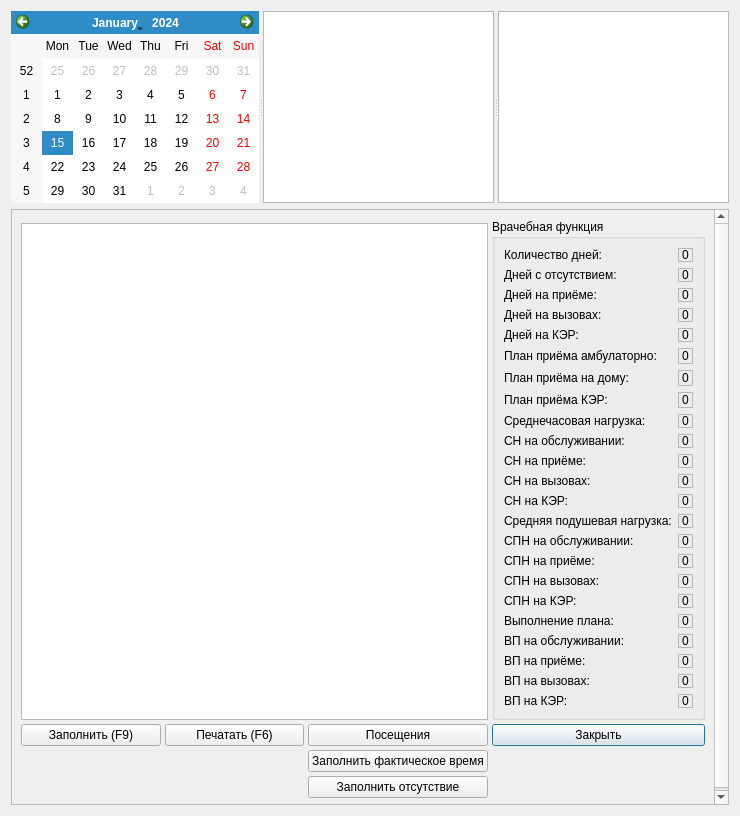
<?xml version="1.0" encoding="UTF-8"?>
<ui version="4.0">
 <class>TimelineDialog</class>
 <widget class="QDialog" name="TimelineDialog">
  <property name="geometry">
   <rect>
    <x>0</x>
    <y>0</y>
    <width>740</width>
    <height>816</height>
   </rect>
  </property>
  <property name="windowTitle">
   <string>График</string>
  </property>
  <layout class="QGridLayout" name="gridLayout_3">
   <item row="0" column="0">
    <widget class="QSplitter" name="splitter">
     <property name="sizePolicy">
      <sizepolicy hsizetype="Expanding" vsizetype="Fixed">
       <horstretch>0</horstretch>
       <verstretch>0</verstretch>
      </sizepolicy>
     </property>
     <property name="orientation">
      <enum>Qt::Horizontal</enum>
     </property>
     <property name="childrenCollapsible">
      <bool>false</bool>
     </property>
     <widget class="CCalendarWidget" name="calendar">
      <property name="sizePolicy">
       <sizepolicy hsizetype="Expanding" vsizetype="Preferred">
        <horstretch>0</horstretch>
        <verstretch>0</verstretch>
       </sizepolicy>
      </property>
      <property name="firstDayOfWeek">
       <enum>Qt::Monday</enum>
      </property>
      <property name="gridVisible">
       <bool>false</bool>
      </property>
     </widget>
     <widget class="QTreeView" name="treeOrgStructure"/>
     <widget class="CTableView" name="tblPersonnel">
      <property name="selectionBehavior">
       <enum>QAbstractItemView::SelectRows</enum>
      </property>
     </widget>
    </widget>
   </item>
   <item row="1" column="0">
    <widget class="QScrollArea" name="scrollArea">
     <property name="sizePolicy">
      <sizepolicy hsizetype="Expanding" vsizetype="Preferred">
       <horstretch>0</horstretch>
       <verstretch>0</verstretch>
      </sizepolicy>
     </property>
     <property name="widgetResizable">
      <bool>true</bool>
     </property>
     <widget class="QWidget" name="scrollAreaWidgetContents">
      <property name="geometry">
       <rect>
        <x>0</x>
        <y>0</y>
        <width>720</width>
        <height>598</height>
       </rect>
      </property>
      <layout class="QGridLayout" name="gridLayout_4">
       <item row="0" column="0">
        <widget class="QWidget" name="widget" native="true">
         <layout class="QGridLayout" name="gridLayout">
          <property name="margin">
           <number>0</number>
          </property>
          <property name="spacing">
           <number>4</number>
          </property>
          <item row="2" column="3">
           <widget class="QPushButton" name="btnClose">
            <property name="text">
             <string>Закрыть</string>
            </property>
           </widget>
          </item>
          <item row="4" column="2">
           <widget class="QPushButton" name="btnAbsence">
            <property name="text">
             <string>Заполнить отсутствие</string>
            </property>
           </widget>
          </item>
          <item row="2" column="0">
           <widget class="QPushButton" name="btnFill">
            <property name="text">
             <string>Заполнить (F9)</string>
            </property>
           </widget>
          </item>
          <item row="3" column="2">
           <widget class="QPushButton" name="btnFillTime">
            <property name="text">
             <string>Заполнить фактическое время</string>
            </property>
           </widget>
          </item>
          <item row="2" column="1">
           <widget class="QPushButton" name="btnPrint">
            <property name="text">
             <string>Печатать (F6)</string>
            </property>
            <property name="shortcut">
             <string>F6</string>
            </property>
           </widget>
          </item>
          <item row="2" column="2">
           <widget class="QPushButton" name="btnFillVisitsCount">
            <property name="text">
             <string>Посещения</string>
            </property>
           </widget>
          </item>
          <item row="0" column="3" rowspan="2">
           <widget class="QGroupBox" name="groupBox">
            <property name="sizePolicy">
             <sizepolicy hsizetype="Maximum" vsizetype="Preferred">
              <horstretch>0</horstretch>
              <verstretch>0</verstretch>
             </sizepolicy>
            </property>
            <property name="title">
             <string>Врачебная функция</string>
            </property>
            <layout class="QGridLayout" name="gridLayout_2">
             <item row="15" column="0">
              <widget class="QLabel" name="lblAmbLoad">
               <property name="sizePolicy">
                <sizepolicy hsizetype="Preferred" vsizetype="Fixed">
                 <horstretch>0</horstretch>
                 <verstretch>0</verstretch>
                </sizepolicy>
               </property>
               <property name="minimumSize">
                <size>
                 <width>0</width>
                 <height>10</height>
                </size>
               </property>
               <property name="text">
                <string>СПН на приёме:</string>
               </property>
              </widget>
             </item>
             <item row="25" column="0">
              <spacer name="verticalSpacer_2">
               <property name="orientation">
                <enum>Qt::Vertical</enum>
               </property>
               <property name="sizeHint" stdset="0">
                <size>
                 <width>20</width>
                 <height>37</height>
                </size>
               </property>
              </spacer>
             </item>
             <item row="14" column="1">
              <widget class="QLabel" name="lblServLoadValue">
               <property name="sizePolicy">
                <sizepolicy hsizetype="Preferred" vsizetype="Fixed">
                 <horstretch>0</horstretch>
                 <verstretch>0</verstretch>
                </sizepolicy>
               </property>
               <property name="minimumSize">
                <size>
                 <width>0</width>
                 <height>14</height>
                </size>
               </property>
               <property name="frameShape">
                <enum>QFrame::StyledPanel</enum>
               </property>
               <property name="frameShadow">
                <enum>QFrame::Sunken</enum>
               </property>
               <property name="text">
                <string>0</string>
               </property>
              </widget>
             </item>
             <item row="2" column="0">
              <widget class="QLabel" name="lblAmbDays">
               <property name="sizePolicy">
                <sizepolicy hsizetype="Preferred" vsizetype="Fixed">
                 <horstretch>0</horstretch>
                 <verstretch>0</verstretch>
                </sizepolicy>
               </property>
               <property name="minimumSize">
                <size>
                 <width>0</width>
                 <height>10</height>
                </size>
               </property>
               <property name="text">
                <string>Дней на приёме:</string>
               </property>
              </widget>
             </item>
             <item row="2" column="1">
              <widget class="QLabel" name="lblAmbDaysValue">
               <property name="sizePolicy">
                <sizepolicy hsizetype="Preferred" vsizetype="Fixed">
                 <horstretch>0</horstretch>
                 <verstretch>0</verstretch>
                </sizepolicy>
               </property>
               <property name="minimumSize">
                <size>
                 <width>0</width>
                 <height>14</height>
                </size>
               </property>
               <property name="frameShape">
                <enum>QFrame::StyledPanel</enum>
               </property>
               <property name="frameShadow">
                <enum>QFrame::Sunken</enum>
               </property>
               <property name="text">
                <string>0</string>
               </property>
              </widget>
             </item>
             <item row="11" column="0">
              <widget class="QLabel" name="lblHomeHourLoad">
               <property name="sizePolicy">
                <sizepolicy hsizetype="Preferred" vsizetype="Fixed">
                 <horstretch>0</horstretch>
                 <verstretch>0</verstretch>
                </sizepolicy>
               </property>
               <property name="minimumSize">
                <size>
                 <width>0</width>
                 <height>10</height>
                </size>
               </property>
               <property name="text">
                <string>СН на вызовах:</string>
               </property>
              </widget>
             </item>
             <item row="11" column="1">
              <widget class="QLabel" name="lblHomeHourLoadValue">
               <property name="sizePolicy">
                <sizepolicy hsizetype="Preferred" vsizetype="Fixed">
                 <horstretch>0</horstretch>
                 <verstretch>0</verstretch>
                </sizepolicy>
               </property>
               <property name="minimumSize">
                <size>
                 <width>0</width>
                 <height>14</height>
                </size>
               </property>
               <property name="frameShape">
                <enum>QFrame::StyledPanel</enum>
               </property>
               <property name="frameShadow">
                <enum>QFrame::Sunken</enum>
               </property>
               <property name="text">
                <string>0</string>
               </property>
              </widget>
             </item>
             <item row="19" column="1">
              <widget class="QLabel" name="lblServExecValue">
               <property name="sizePolicy">
                <sizepolicy hsizetype="Preferred" vsizetype="Fixed">
                 <horstretch>0</horstretch>
                 <verstretch>0</verstretch>
                </sizepolicy>
               </property>
               <property name="minimumSize">
                <size>
                 <width>0</width>
                 <height>14</height>
                </size>
               </property>
               <property name="frameShape">
                <enum>QFrame::StyledPanel</enum>
               </property>
               <property name="frameShadow">
                <enum>QFrame::Sunken</enum>
               </property>
               <property name="text">
                <string>0</string>
               </property>
              </widget>
             </item>
             <item row="13" column="0">
              <widget class="QLabel" name="lblLoad">
               <property name="sizePolicy">
                <sizepolicy hsizetype="Preferred" vsizetype="Fixed">
                 <horstretch>0</horstretch>
                 <verstretch>0</verstretch>
                </sizepolicy>
               </property>
               <property name="minimumSize">
                <size>
                 <width>0</width>
                 <height>10</height>
                </size>
               </property>
               <property name="text">
                <string>Средняя подушевая нагрузка:</string>
               </property>
              </widget>
             </item>
             <item row="1" column="0">
              <widget class="QLabel" name="lblAbsenceDays">
               <property name="sizePolicy">
                <sizepolicy hsizetype="Preferred" vsizetype="Fixed">
                 <horstretch>0</horstretch>
                 <verstretch>0</verstretch>
                </sizepolicy>
               </property>
               <property name="minimumSize">
                <size>
                 <width>0</width>
                 <height>10</height>
                </size>
               </property>
               <property name="text">
                <string>Дней с отсутствием:</string>
               </property>
              </widget>
             </item>
             <item row="4" column="0">
              <widget class="QLabel" name="lblExpDays">
               <property name="sizePolicy">
                <sizepolicy hsizetype="Preferred" vsizetype="Fixed">
                 <horstretch>0</horstretch>
                 <verstretch>0</verstretch>
                </sizepolicy>
               </property>
               <property name="minimumSize">
                <size>
                 <width>0</width>
                 <height>10</height>
                </size>
               </property>
               <property name="text">
                <string>Дней на КЭР:</string>
               </property>
              </widget>
             </item>
             <item row="8" column="0">
              <widget class="QLabel" name="lblHourLoad">
               <property name="sizePolicy">
                <sizepolicy hsizetype="Preferred" vsizetype="Fixed">
                 <horstretch>0</horstretch>
                 <verstretch>0</verstretch>
                </sizepolicy>
               </property>
               <property name="minimumSize">
                <size>
                 <width>0</width>
                 <height>10</height>
                </size>
               </property>
               <property name="text">
                <string>Среднечасовая нагрузка:</string>
               </property>
              </widget>
             </item>
             <item row="9" column="0">
              <widget class="QLabel" name="lblServHourLoad">
               <property name="sizePolicy">
                <sizepolicy hsizetype="Preferred" vsizetype="Fixed">
                 <horstretch>0</horstretch>
                 <verstretch>0</verstretch>
                </sizepolicy>
               </property>
               <property name="minimumSize">
                <size>
                 <width>0</width>
                 <height>10</height>
                </size>
               </property>
               <property name="text">
                <string>СН на обслуживании:</string>
               </property>
              </widget>
             </item>
             <item row="10" column="1">
              <widget class="QLabel" name="lblAmbHourLoadValue">
               <property name="sizePolicy">
                <sizepolicy hsizetype="Preferred" vsizetype="Fixed">
                 <horstretch>0</horstretch>
                 <verstretch>0</verstretch>
                </sizepolicy>
               </property>
               <property name="minimumSize">
                <size>
                 <width>0</width>
                 <height>14</height>
                </size>
               </property>
               <property name="frameShape">
                <enum>QFrame::StyledPanel</enum>
               </property>
               <property name="frameShadow">
                <enum>QFrame::Sunken</enum>
               </property>
               <property name="text">
                <string>0</string>
               </property>
              </widget>
             </item>
             <item row="15" column="1">
              <widget class="QLabel" name="lblAmbLoadValue">
               <property name="sizePolicy">
                <sizepolicy hsizetype="Preferred" vsizetype="Fixed">
                 <horstretch>0</horstretch>
                 <verstretch>0</verstretch>
                </sizepolicy>
               </property>
               <property name="minimumSize">
                <size>
                 <width>0</width>
                 <height>14</height>
                </size>
               </property>
               <property name="frameShape">
                <enum>QFrame::StyledPanel</enum>
               </property>
               <property name="frameShadow">
                <enum>QFrame::Sunken</enum>
               </property>
               <property name="text">
                <string>0</string>
               </property>
              </widget>
             </item>
             <item row="3" column="0">
              <widget class="QLabel" name="lblHomeDays">
               <property name="sizePolicy">
                <sizepolicy hsizetype="Preferred" vsizetype="Fixed">
                 <horstretch>0</horstretch>
                 <verstretch>0</verstretch>
                </sizepolicy>
               </property>
               <property name="minimumSize">
                <size>
                 <width>0</width>
                 <height>10</height>
                </size>
               </property>
               <property name="text">
                <string>Дней на вызовах:</string>
               </property>
              </widget>
             </item>
             <item row="8" column="1">
              <widget class="QLabel" name="lblHourLoadValue">
               <property name="sizePolicy">
                <sizepolicy hsizetype="Preferred" vsizetype="Fixed">
                 <horstretch>0</horstretch>
                 <verstretch>0</verstretch>
                </sizepolicy>
               </property>
               <property name="minimumSize">
                <size>
                 <width>0</width>
                 <height>14</height>
                </size>
               </property>
               <property name="frameShape">
                <enum>QFrame::StyledPanel</enum>
               </property>
               <property name="frameShadow">
                <enum>QFrame::Sunken</enum>
               </property>
               <property name="text">
                <string>0</string>
               </property>
              </widget>
             </item>
             <item row="4" column="1">
              <widget class="QLabel" name="lblExpDaysValue">
               <property name="sizePolicy">
                <sizepolicy hsizetype="Preferred" vsizetype="Fixed">
                 <horstretch>0</horstretch>
                 <verstretch>0</verstretch>
                </sizepolicy>
               </property>
               <property name="minimumSize">
                <size>
                 <width>0</width>
                 <height>14</height>
                </size>
               </property>
               <property name="frameShape">
                <enum>QFrame::StyledPanel</enum>
               </property>
               <property name="frameShadow">
                <enum>QFrame::Sunken</enum>
               </property>
               <property name="text">
                <string>0</string>
               </property>
              </widget>
             </item>
             <item row="12" column="1">
              <widget class="QLabel" name="lblExpHourLoadValue">
               <property name="sizePolicy">
                <sizepolicy hsizetype="Preferred" vsizetype="Fixed">
                 <horstretch>0</horstretch>
                 <verstretch>0</verstretch>
                </sizepolicy>
               </property>
               <property name="minimumSize">
                <size>
                 <width>0</width>
                 <height>14</height>
                </size>
               </property>
               <property name="frameShape">
                <enum>QFrame::StyledPanel</enum>
               </property>
               <property name="frameShadow">
                <enum>QFrame::Sunken</enum>
               </property>
               <property name="text">
                <string>0</string>
               </property>
              </widget>
             </item>
             <item row="22" column="1">
              <widget class="QLabel" name="lblExpExecValue">
               <property name="sizePolicy">
                <sizepolicy hsizetype="Preferred" vsizetype="Fixed">
                 <horstretch>0</horstretch>
                 <verstretch>0</verstretch>
                </sizepolicy>
               </property>
               <property name="minimumSize">
                <size>
                 <width>0</width>
                 <height>14</height>
                </size>
               </property>
               <property name="frameShape">
                <enum>QFrame::StyledPanel</enum>
               </property>
               <property name="frameShadow">
                <enum>QFrame::Sunken</enum>
               </property>
               <property name="text">
                <string>0</string>
               </property>
              </widget>
             </item>
             <item row="9" column="1">
              <widget class="QLabel" name="lblServHourLoadValue">
               <property name="sizePolicy">
                <sizepolicy hsizetype="Preferred" vsizetype="Fixed">
                 <horstretch>0</horstretch>
                 <verstretch>0</verstretch>
                </sizepolicy>
               </property>
               <property name="minimumSize">
                <size>
                 <width>0</width>
                 <height>14</height>
                </size>
               </property>
               <property name="frameShape">
                <enum>QFrame::StyledPanel</enum>
               </property>
               <property name="frameShadow">
                <enum>QFrame::Sunken</enum>
               </property>
               <property name="text">
                <string>0</string>
               </property>
              </widget>
             </item>
             <item row="20" column="1">
              <widget class="QLabel" name="lblAmbExecValue">
               <property name="sizePolicy">
                <sizepolicy hsizetype="Preferred" vsizetype="Fixed">
                 <horstretch>0</horstretch>
                 <verstretch>0</verstretch>
                </sizepolicy>
               </property>
               <property name="minimumSize">
                <size>
                 <width>0</width>
                 <height>14</height>
                </size>
               </property>
               <property name="frameShape">
                <enum>QFrame::StyledPanel</enum>
               </property>
               <property name="frameShadow">
                <enum>QFrame::Sunken</enum>
               </property>
               <property name="text">
                <string>0</string>
               </property>
              </widget>
             </item>
             <item row="21" column="0">
              <widget class="QLabel" name="lblHomeExec">
               <property name="sizePolicy">
                <sizepolicy hsizetype="Preferred" vsizetype="Fixed">
                 <horstretch>0</horstretch>
                 <verstretch>0</verstretch>
                </sizepolicy>
               </property>
               <property name="minimumSize">
                <size>
                 <width>0</width>
                 <height>10</height>
                </size>
               </property>
               <property name="text">
                <string>ВП на вызовах:</string>
               </property>
              </widget>
             </item>
             <item row="13" column="1">
              <widget class="QLabel" name="lblLoadValue">
               <property name="sizePolicy">
                <sizepolicy hsizetype="Preferred" vsizetype="Fixed">
                 <horstretch>0</horstretch>
                 <verstretch>0</verstretch>
                </sizepolicy>
               </property>
               <property name="minimumSize">
                <size>
                 <width>0</width>
                 <height>14</height>
                </size>
               </property>
               <property name="frameShape">
                <enum>QFrame::StyledPanel</enum>
               </property>
               <property name="frameShadow">
                <enum>QFrame::Sunken</enum>
               </property>
               <property name="text">
                <string>0</string>
               </property>
              </widget>
             </item>
             <item row="18" column="1">
              <widget class="QLabel" name="lblExecValue">
               <property name="sizePolicy">
                <sizepolicy hsizetype="Preferred" vsizetype="Fixed">
                 <horstretch>0</horstretch>
                 <verstretch>0</verstretch>
                </sizepolicy>
               </property>
               <property name="minimumSize">
                <size>
                 <width>0</width>
                 <height>14</height>
                </size>
               </property>
               <property name="frameShape">
                <enum>QFrame::StyledPanel</enum>
               </property>
               <property name="frameShadow">
                <enum>QFrame::Sunken</enum>
               </property>
               <property name="text">
                <string>0</string>
               </property>
              </widget>
             </item>
             <item row="19" column="0">
              <widget class="QLabel" name="lblServExec">
               <property name="sizePolicy">
                <sizepolicy hsizetype="Preferred" vsizetype="Fixed">
                 <horstretch>0</horstretch>
                 <verstretch>0</verstretch>
                </sizepolicy>
               </property>
               <property name="minimumSize">
                <size>
                 <width>0</width>
                 <height>10</height>
                </size>
               </property>
               <property name="text">
                <string>ВП на обслуживании:</string>
               </property>
              </widget>
             </item>
             <item row="14" column="0">
              <widget class="QLabel" name="lblServLoad">
               <property name="sizePolicy">
                <sizepolicy hsizetype="Preferred" vsizetype="Fixed">
                 <horstretch>0</horstretch>
                 <verstretch>0</verstretch>
                </sizepolicy>
               </property>
               <property name="minimumSize">
                <size>
                 <width>0</width>
                 <height>10</height>
                </size>
               </property>
               <property name="text">
                <string>СПН на обслуживании:</string>
               </property>
              </widget>
             </item>
             <item row="12" column="0">
              <widget class="QLabel" name="lblExpHourLoad">
               <property name="sizePolicy">
                <sizepolicy hsizetype="Preferred" vsizetype="Fixed">
                 <horstretch>0</horstretch>
                 <verstretch>0</verstretch>
                </sizepolicy>
               </property>
               <property name="minimumSize">
                <size>
                 <width>0</width>
                 <height>10</height>
                </size>
               </property>
               <property name="text">
                <string>СН на КЭР:</string>
               </property>
              </widget>
             </item>
             <item row="20" column="0">
              <widget class="QLabel" name="lblAmbExec">
               <property name="sizePolicy">
                <sizepolicy hsizetype="Preferred" vsizetype="Fixed">
                 <horstretch>0</horstretch>
                 <verstretch>0</verstretch>
                </sizepolicy>
               </property>
               <property name="minimumSize">
                <size>
                 <width>0</width>
                 <height>10</height>
                </size>
               </property>
               <property name="text">
                <string>ВП на приёме:</string>
               </property>
              </widget>
             </item>
             <item row="0" column="1">
              <widget class="QLabel" name="lblNumDaysValue">
               <property name="sizePolicy">
                <sizepolicy hsizetype="Preferred" vsizetype="Fixed">
                 <horstretch>0</horstretch>
                 <verstretch>0</verstretch>
                </sizepolicy>
               </property>
               <property name="minimumSize">
                <size>
                 <width>0</width>
                 <height>14</height>
                </size>
               </property>
               <property name="frameShape">
                <enum>QFrame::StyledPanel</enum>
               </property>
               <property name="frameShadow">
                <enum>QFrame::Sunken</enum>
               </property>
               <property name="text">
                <string>0</string>
               </property>
              </widget>
             </item>
             <item row="0" column="0">
              <widget class="QLabel" name="lblNumDays">
               <property name="sizePolicy">
                <sizepolicy hsizetype="Preferred" vsizetype="Fixed">
                 <horstretch>0</horstretch>
                 <verstretch>0</verstretch>
                </sizepolicy>
               </property>
               <property name="minimumSize">
                <size>
                 <width>0</width>
                 <height>10</height>
                </size>
               </property>
               <property name="text">
                <string>Количество дней:</string>
               </property>
              </widget>
             </item>
             <item row="16" column="0">
              <widget class="QLabel" name="lblHomeLoad">
               <property name="sizePolicy">
                <sizepolicy hsizetype="Preferred" vsizetype="Fixed">
                 <horstretch>0</horstretch>
                 <verstretch>0</verstretch>
                </sizepolicy>
               </property>
               <property name="minimumSize">
                <size>
                 <width>0</width>
                 <height>10</height>
                </size>
               </property>
               <property name="text">
                <string>СПН на вызовах:</string>
               </property>
              </widget>
             </item>
             <item row="16" column="1">
              <widget class="QLabel" name="lblHomeLoadValue">
               <property name="sizePolicy">
                <sizepolicy hsizetype="Preferred" vsizetype="Fixed">
                 <horstretch>0</horstretch>
                 <verstretch>0</verstretch>
                </sizepolicy>
               </property>
               <property name="minimumSize">
                <size>
                 <width>0</width>
                 <height>14</height>
                </size>
               </property>
               <property name="frameShape">
                <enum>QFrame::StyledPanel</enum>
               </property>
               <property name="frameShadow">
                <enum>QFrame::Sunken</enum>
               </property>
               <property name="text">
                <string>0</string>
               </property>
              </widget>
             </item>
             <item row="3" column="1">
              <widget class="QLabel" name="lblHomeDaysValue">
               <property name="sizePolicy">
                <sizepolicy hsizetype="Preferred" vsizetype="Fixed">
                 <horstretch>0</horstretch>
                 <verstretch>0</verstretch>
                </sizepolicy>
               </property>
               <property name="minimumSize">
                <size>
                 <width>0</width>
                 <height>14</height>
                </size>
               </property>
               <property name="frameShape">
                <enum>QFrame::StyledPanel</enum>
               </property>
               <property name="frameShadow">
                <enum>QFrame::Sunken</enum>
               </property>
               <property name="text">
                <string>0</string>
               </property>
              </widget>
             </item>
             <item row="21" column="1">
              <widget class="QLabel" name="lblHomeExecValue">
               <property name="sizePolicy">
                <sizepolicy hsizetype="Preferred" vsizetype="Fixed">
                 <horstretch>0</horstretch>
                 <verstretch>0</verstretch>
                </sizepolicy>
               </property>
               <property name="minimumSize">
                <size>
                 <width>0</width>
                 <height>14</height>
                </size>
               </property>
               <property name="frameShape">
                <enum>QFrame::StyledPanel</enum>
               </property>
               <property name="frameShadow">
                <enum>QFrame::Sunken</enum>
               </property>
               <property name="text">
                <string>0</string>
               </property>
              </widget>
             </item>
             <item row="22" column="0">
              <widget class="QLabel" name="lblExpExec">
               <property name="sizePolicy">
                <sizepolicy hsizetype="Preferred" vsizetype="Fixed">
                 <horstretch>0</horstretch>
                 <verstretch>0</verstretch>
                </sizepolicy>
               </property>
               <property name="minimumSize">
                <size>
                 <width>0</width>
                 <height>10</height>
                </size>
               </property>
               <property name="text">
                <string>ВП на КЭР:</string>
               </property>
              </widget>
             </item>
             <item row="1" column="1">
              <widget class="QLabel" name="lblAbsenceDaysValue">
               <property name="sizePolicy">
                <sizepolicy hsizetype="Preferred" vsizetype="Fixed">
                 <horstretch>0</horstretch>
                 <verstretch>0</verstretch>
                </sizepolicy>
               </property>
               <property name="minimumSize">
                <size>
                 <width>0</width>
                 <height>14</height>
                </size>
               </property>
               <property name="frameShape">
                <enum>QFrame::StyledPanel</enum>
               </property>
               <property name="frameShadow">
                <enum>QFrame::Sunken</enum>
               </property>
               <property name="text">
                <string>0</string>
               </property>
              </widget>
             </item>
             <item row="17" column="0">
              <widget class="QLabel" name="lblExpLoad">
               <property name="sizePolicy">
                <sizepolicy hsizetype="Preferred" vsizetype="Fixed">
                 <horstretch>0</horstretch>
                 <verstretch>0</verstretch>
                </sizepolicy>
               </property>
               <property name="minimumSize">
                <size>
                 <width>0</width>
                 <height>10</height>
                </size>
               </property>
               <property name="text">
                <string>СПН на КЭР:</string>
               </property>
              </widget>
             </item>
             <item row="17" column="1">
              <widget class="QLabel" name="lblExpLoadValue">
               <property name="sizePolicy">
                <sizepolicy hsizetype="Preferred" vsizetype="Fixed">
                 <horstretch>0</horstretch>
                 <verstretch>0</verstretch>
                </sizepolicy>
               </property>
               <property name="minimumSize">
                <size>
                 <width>0</width>
                 <height>14</height>
                </size>
               </property>
               <property name="frameShape">
                <enum>QFrame::StyledPanel</enum>
               </property>
               <property name="frameShadow">
                <enum>QFrame::Sunken</enum>
               </property>
               <property name="text">
                <string>0</string>
               </property>
              </widget>
             </item>
             <item row="18" column="0">
              <widget class="QLabel" name="lblExec">
               <property name="sizePolicy">
                <sizepolicy hsizetype="Preferred" vsizetype="Fixed">
                 <horstretch>0</horstretch>
                 <verstretch>0</verstretch>
                </sizepolicy>
               </property>
               <property name="minimumSize">
                <size>
                 <width>0</width>
                 <height>10</height>
                </size>
               </property>
               <property name="text">
                <string>Выполнение плана:</string>
               </property>
              </widget>
             </item>
             <item row="10" column="0">
              <widget class="QLabel" name="lblAmbHourLoad">
               <property name="sizePolicy">
                <sizepolicy hsizetype="Preferred" vsizetype="Fixed">
                 <horstretch>0</horstretch>
                 <verstretch>0</verstretch>
                </sizepolicy>
               </property>
               <property name="minimumSize">
                <size>
                 <width>0</width>
                 <height>10</height>
                </size>
               </property>
               <property name="text">
                <string>СН на приёме:</string>
               </property>
              </widget>
             </item>
             <item row="5" column="0">
              <widget class="QLabel" name="lblAmbPlan">
               <property name="text">
                <string>План приёма амбулаторно:</string>
               </property>
              </widget>
             </item>
             <item row="6" column="0">
              <widget class="QLabel" name="lblHomePlan">
               <property name="text">
                <string>План приёма на дому:</string>
               </property>
              </widget>
             </item>
             <item row="5" column="1">
              <widget class="QLabel" name="lblAmbPlanValue">
               <property name="frameShape">
                <enum>QFrame::StyledPanel</enum>
               </property>
               <property name="frameShadow">
                <enum>QFrame::Sunken</enum>
               </property>
               <property name="text">
                <string>0</string>
               </property>
              </widget>
             </item>
             <item row="6" column="1">
              <widget class="QLabel" name="lblHomePlanValue">
               <property name="frameShape">
                <enum>QFrame::StyledPanel</enum>
               </property>
               <property name="frameShadow">
                <enum>QFrame::Sunken</enum>
               </property>
               <property name="text">
                <string>0</string>
               </property>
              </widget>
             </item>
             <item row="7" column="0">
              <widget class="QLabel" name="lblExpPlan">
               <property name="text">
                <string>План приёма КЭР:</string>
               </property>
              </widget>
             </item>
             <item row="7" column="1">
              <widget class="QLabel" name="lblExpPlanValue">
               <property name="frameShape">
                <enum>QFrame::StyledPanel</enum>
               </property>
               <property name="frameShadow">
                <enum>QFrame::Sunken</enum>
               </property>
               <property name="text">
                <string>0</string>
               </property>
              </widget>
             </item>
            </layout>
           </widget>
          </item>
          <item row="1" column="0" colspan="3">
           <widget class="CTimeTableView" name="tblTimeTable"/>
          </item>
         </layout>
        </widget>
       </item>
      </layout>
     </widget>
    </widget>
   </item>
  </layout>
 </widget>
 <customwidgets>
  <customwidget>
   <class>CCalendarWidget</class>
   <extends>QCalendarWidget</extends>
   <header>library/CalendarWidget.h</header>
  </customwidget>
  <customwidget>
   <class>CTableView</class>
   <extends>QTableView</extends>
   <header>library/TableView.h</header>
  </customwidget>
  <customwidget>
   <class>CTimeTableView</class>
   <extends>QTableView</extends>
   <header>TimeTable.h</header>
  </customwidget>
 </customwidgets>
 <tabstops>
  <tabstop>calendar</tabstop>
  <tabstop>treeOrgStructure</tabstop>
  <tabstop>tblPersonnel</tabstop>
  <tabstop>btnFill</tabstop>
  <tabstop>btnClose</tabstop>
 </tabstops>
 <resources/>
 <connections>
  <connection>
   <sender>btnClose</sender>
   <signal>clicked()</signal>
   <receiver>TimelineDialog</receiver>
   <slot>accept()</slot>
   <hints>
    <hint type="sourcelabel">
     <x>1015</x>
     <y>668</y>
    </hint>
    <hint type="destinationlabel">
     <x>573</x>
     <y>486</y>
    </hint>
   </hints>
  </connection>
 </connections>
</ui>
